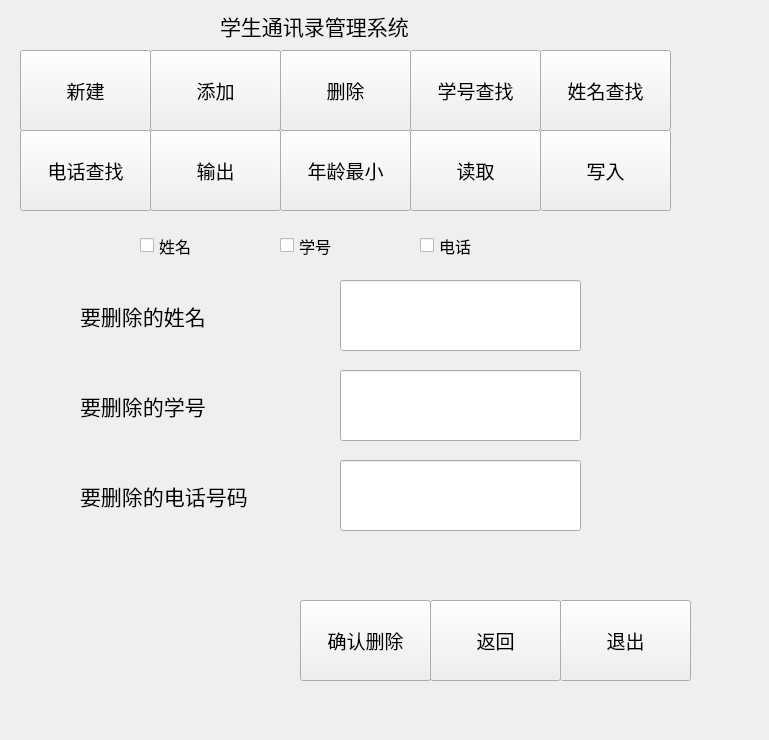
<?xml version="1.0" encoding="UTF-8"?>
<ui version="4.0">
 <class>delWidget</class>
 <widget class="QWidget" name="delWidget">
  <property name="geometry">
   <rect>
    <x>0</x>
    <y>0</y>
    <width>769</width>
    <height>740</height>
   </rect>
  </property>
  <property name="windowTitle">
   <string>Form</string>
  </property>
  <widget class="QPushButton" name="establishButton">
   <property name="geometry">
    <rect>
     <x>20</x>
     <y>50</y>
     <width>131</width>
     <height>81</height>
    </rect>
   </property>
   <property name="font">
    <font>
     <pointsize>14</pointsize>
    </font>
   </property>
   <property name="text">
    <string>新建</string>
   </property>
  </widget>
  <widget class="QPushButton" name="readMinStudentButton">
   <property name="geometry">
    <rect>
     <x>280</x>
     <y>130</y>
     <width>131</width>
     <height>81</height>
    </rect>
   </property>
   <property name="font">
    <font>
     <pointsize>14</pointsize>
    </font>
   </property>
   <property name="text">
    <string>年龄最小</string>
   </property>
  </widget>
  <widget class="QPushButton" name="delButton">
   <property name="geometry">
    <rect>
     <x>280</x>
     <y>50</y>
     <width>131</width>
     <height>81</height>
    </rect>
   </property>
   <property name="font">
    <font>
     <pointsize>14</pointsize>
    </font>
   </property>
   <property name="text">
    <string>删除</string>
   </property>
  </widget>
  <widget class="QPushButton" name="exitButton">
   <property name="geometry">
    <rect>
     <x>560</x>
     <y>600</y>
     <width>131</width>
     <height>81</height>
    </rect>
   </property>
   <property name="font">
    <font>
     <pointsize>14</pointsize>
    </font>
   </property>
   <property name="text">
    <string>退出</string>
   </property>
  </widget>
  <widget class="QPushButton" name="searchNameButton">
   <property name="geometry">
    <rect>
     <x>540</x>
     <y>50</y>
     <width>131</width>
     <height>81</height>
    </rect>
   </property>
   <property name="font">
    <font>
     <pointsize>14</pointsize>
    </font>
   </property>
   <property name="text">
    <string>姓名查找</string>
   </property>
  </widget>
  <widget class="QPushButton" name="outputButton">
   <property name="geometry">
    <rect>
     <x>150</x>
     <y>130</y>
     <width>131</width>
     <height>81</height>
    </rect>
   </property>
   <property name="font">
    <font>
     <pointsize>14</pointsize>
    </font>
   </property>
   <property name="text">
    <string>输出</string>
   </property>
  </widget>
  <widget class="QPushButton" name="readButton">
   <property name="geometry">
    <rect>
     <x>410</x>
     <y>130</y>
     <width>131</width>
     <height>81</height>
    </rect>
   </property>
   <property name="font">
    <font>
     <pointsize>14</pointsize>
    </font>
   </property>
   <property name="text">
    <string>读取</string>
   </property>
  </widget>
  <widget class="QPushButton" name="searchPhoneNumButton">
   <property name="geometry">
    <rect>
     <x>20</x>
     <y>130</y>
     <width>131</width>
     <height>81</height>
    </rect>
   </property>
   <property name="font">
    <font>
     <pointsize>14</pointsize>
    </font>
   </property>
   <property name="text">
    <string>电话查找</string>
   </property>
  </widget>
  <widget class="QPushButton" name="searchNumButton">
   <property name="geometry">
    <rect>
     <x>410</x>
     <y>50</y>
     <width>131</width>
     <height>81</height>
    </rect>
   </property>
   <property name="font">
    <font>
     <pointsize>14</pointsize>
    </font>
   </property>
   <property name="text">
    <string>学号查找</string>
   </property>
  </widget>
  <widget class="QLabel" name="label">
   <property name="geometry">
    <rect>
     <x>220</x>
     <y>-40</y>
     <width>311</width>
     <height>131</height>
    </rect>
   </property>
   <property name="font">
    <font>
     <pointsize>16</pointsize>
    </font>
   </property>
   <property name="text">
    <string>学生通讯录管理系统</string>
   </property>
  </widget>
  <widget class="QPushButton" name="addButton">
   <property name="geometry">
    <rect>
     <x>150</x>
     <y>50</y>
     <width>131</width>
     <height>81</height>
    </rect>
   </property>
   <property name="font">
    <font>
     <pointsize>14</pointsize>
    </font>
   </property>
   <property name="text">
    <string>添加</string>
   </property>
  </widget>
  <widget class="QPushButton" name="writeButton">
   <property name="geometry">
    <rect>
     <x>540</x>
     <y>130</y>
     <width>131</width>
     <height>81</height>
    </rect>
   </property>
   <property name="font">
    <font>
     <pointsize>14</pointsize>
    </font>
   </property>
   <property name="text">
    <string>写入</string>
   </property>
  </widget>
  <widget class="QPushButton" name="returnButton">
   <property name="geometry">
    <rect>
     <x>430</x>
     <y>600</y>
     <width>131</width>
     <height>81</height>
    </rect>
   </property>
   <property name="font">
    <font>
     <pointsize>14</pointsize>
    </font>
   </property>
   <property name="text">
    <string>返回</string>
   </property>
  </widget>
  <widget class="QPushButton" name="delingButton">
   <property name="geometry">
    <rect>
     <x>300</x>
     <y>600</y>
     <width>131</width>
     <height>81</height>
    </rect>
   </property>
   <property name="font">
    <font>
     <pointsize>14</pointsize>
    </font>
   </property>
   <property name="text">
    <string>确认删除</string>
   </property>
  </widget>
  <widget class="QLineEdit" name="numberLineEdit">
   <property name="geometry">
    <rect>
     <x>340</x>
     <y>370</y>
     <width>241</width>
     <height>71</height>
    </rect>
   </property>
  </widget>
  <widget class="QLabel" name="label_2">
   <property name="geometry">
    <rect>
     <x>80</x>
     <y>320</y>
     <width>291</width>
     <height>171</height>
    </rect>
   </property>
   <property name="font">
    <font>
     <pointsize>16</pointsize>
    </font>
   </property>
   <property name="text">
    <string>要删除的学号</string>
   </property>
  </widget>
  <widget class="QLabel" name="label_3">
   <property name="geometry">
    <rect>
     <x>80</x>
     <y>230</y>
     <width>291</width>
     <height>171</height>
    </rect>
   </property>
   <property name="font">
    <font>
     <pointsize>16</pointsize>
    </font>
   </property>
   <property name="text">
    <string>要删除的姓名</string>
   </property>
  </widget>
  <widget class="QLineEdit" name="nameLineEdit">
   <property name="geometry">
    <rect>
     <x>340</x>
     <y>280</y>
     <width>241</width>
     <height>71</height>
    </rect>
   </property>
  </widget>
  <widget class="QLabel" name="label_4">
   <property name="geometry">
    <rect>
     <x>80</x>
     <y>410</y>
     <width>291</width>
     <height>171</height>
    </rect>
   </property>
   <property name="font">
    <font>
     <pointsize>16</pointsize>
    </font>
   </property>
   <property name="text">
    <string>要删除的电话号码</string>
   </property>
  </widget>
  <widget class="QLineEdit" name="phoneNumberLineEdit">
   <property name="geometry">
    <rect>
     <x>340</x>
     <y>460</y>
     <width>241</width>
     <height>71</height>
    </rect>
   </property>
  </widget>
  <widget class="QCheckBox" name="nameBox">
   <property name="geometry">
    <rect>
     <x>140</x>
     <y>230</y>
     <width>101</width>
     <height>31</height>
    </rect>
   </property>
   <property name="font">
    <font>
     <pointsize>12</pointsize>
    </font>
   </property>
   <property name="text">
    <string>姓名</string>
   </property>
  </widget>
  <widget class="QCheckBox" name="numberBox">
   <property name="geometry">
    <rect>
     <x>280</x>
     <y>230</y>
     <width>101</width>
     <height>31</height>
    </rect>
   </property>
   <property name="font">
    <font>
     <pointsize>12</pointsize>
    </font>
   </property>
   <property name="text">
    <string>学号</string>
   </property>
  </widget>
  <widget class="QCheckBox" name="phoneNumberBox">
   <property name="geometry">
    <rect>
     <x>420</x>
     <y>230</y>
     <width>101</width>
     <height>31</height>
    </rect>
   </property>
   <property name="font">
    <font>
     <pointsize>12</pointsize>
    </font>
   </property>
   <property name="text">
    <string>电话</string>
   </property>
  </widget>
 </widget>
 <resources/>
 <connections/>
</ui>
